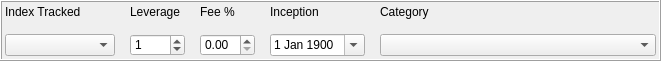
       <widget class="QFrame" name="etfMetaOptDataFrame">
        <property name="geometry">
         <rect>
          <x>10</x>
          <y>80</y>
          <width>661</width>
          <height>61</height>
         </rect>
        </property>
        <property name="styleSheet">
         <string notr="true">border-color: rgb(0, 0, 0);</string>
        </property>
        <property name="frameShape">
         <enum>QFrame::Box</enum>
        </property>
        <property name="frameShadow">
         <enum>QFrame::Raised</enum>
        </property>
        <widget class="QWidget" name="gridLayoutWidget_10">
         <property name="geometry">
          <rect>
           <x>0</x>
           <y>0</y>
           <width>661</width>
           <height>61</height>
          </rect>
         </property>
         <layout class="QGridLayout" name="etfMetaOptDataGrid" columnstretch="2,1,1,1,5">
          <property name="leftMargin">
           <number>5</number>
          </property>
          <property name="topMargin">
           <number>5</number>
          </property>
          <property name="rightMargin">
           <number>5</number>
          </property>
          <property name="bottomMargin">
           <number>5</number>
          </property>
          <property name="spacing">
           <number>15</number>
          </property>
          <item row="1" column="0">
           <widget class="QComboBox" name="etfMetaIndexCombo">
            <property name="sizePolicy">
             <sizepolicy hsizetype="Expanding" vsizetype="Fixed">
              <horstretch>0</horstretch>
              <verstretch>0</verstretch>
             </sizepolicy>
            </property>
           </widget>
          </item>
          <item row="0" column="0">
           <widget class="QLabel" name="label_55">
            <property name="text">
             <string>Index Tracked</string>
            </property>
           </widget>
          </item>
          <item row="0" column="4">
           <widget class="QLabel" name="label_2">
            <property name="text">
             <string>Category</string>
            </property>
           </widget>
          </item>
          <item row="1" column="4">
           <widget class="QComboBox" name="etfMetaCategoryCombo">
            <property name="sizePolicy">
             <sizepolicy hsizetype="Expanding" vsizetype="Fixed">
              <horstretch>0</horstretch>
              <verstretch>0</verstretch>
             </sizepolicy>
            </property>
           </widget>
          </item>
          <item row="0" column="1">
           <widget class="QLabel" name="label_52">
            <property name="text">
             <string>Leverage</string>
            </property>
           </widget>
          </item>
          <item row="0" column="2">
           <widget class="QLabel" name="label_53">
            <property name="text">
             <string>Fee %</string>
            </property>
           </widget>
          </item>
          <item row="0" column="3">
           <widget class="QLabel" name="label_49">
            <property name="text">
             <string>Inception</string>
            </property>
           </widget>
          </item>
          <item row="1" column="1">
           <widget class="QSpinBox" name="etfMetaLevSpin">
            <property name="sizePolicy">
             <sizepolicy hsizetype="Minimum" vsizetype="Fixed">
              <horstretch>0</horstretch>
              <verstretch>0</verstretch>
             </sizepolicy>
            </property>
            <property name="toolTip">
             <string>Set to 0 for no value</string>
            </property>
            <property name="specialValueText">
             <string/>
            </property>
            <property name="minimum">
             <number>-4</number>
            </property>
            <property name="maximum">
             <number>4</number>
            </property>
            <property name="singleStep">
             <number>1</number>
            </property>
            <property name="value">
             <number>1</number>
            </property>
           </widget>
          </item>
          <item row="1" column="2">
           <widget class="QDoubleSpinBox" name="etfMetaFeeSpin">
            <property name="maximum">
             <double>5.000000000000000</double>
            </property>
            <property name="singleStep">
             <double>0.100000000000000</double>
            </property>
           </widget>
          </item>
          <item row="1" column="3">
           <widget class="QDateEdit" name="etfMetaIncepField">
            <property name="toolTip">
             <string>1/1/1900 for no date</string>
            </property>
            <property name="specialValueText">
             <string/>
            </property>
            <property name="minimumDate">
             <date>
              <year>1900</year>
              <month>1</month>
              <day>1</day>
             </date>
            </property>
            <property name="calendarPopup">
             <bool>true</bool>
            </property>
            <property name="date">
             <date>
              <year>1900</year>
              <month>1</month>
              <day>1</day>
             </date>
            </property>
           </widget>
          </item>
         </layout>
        </widget>
       </widget>
